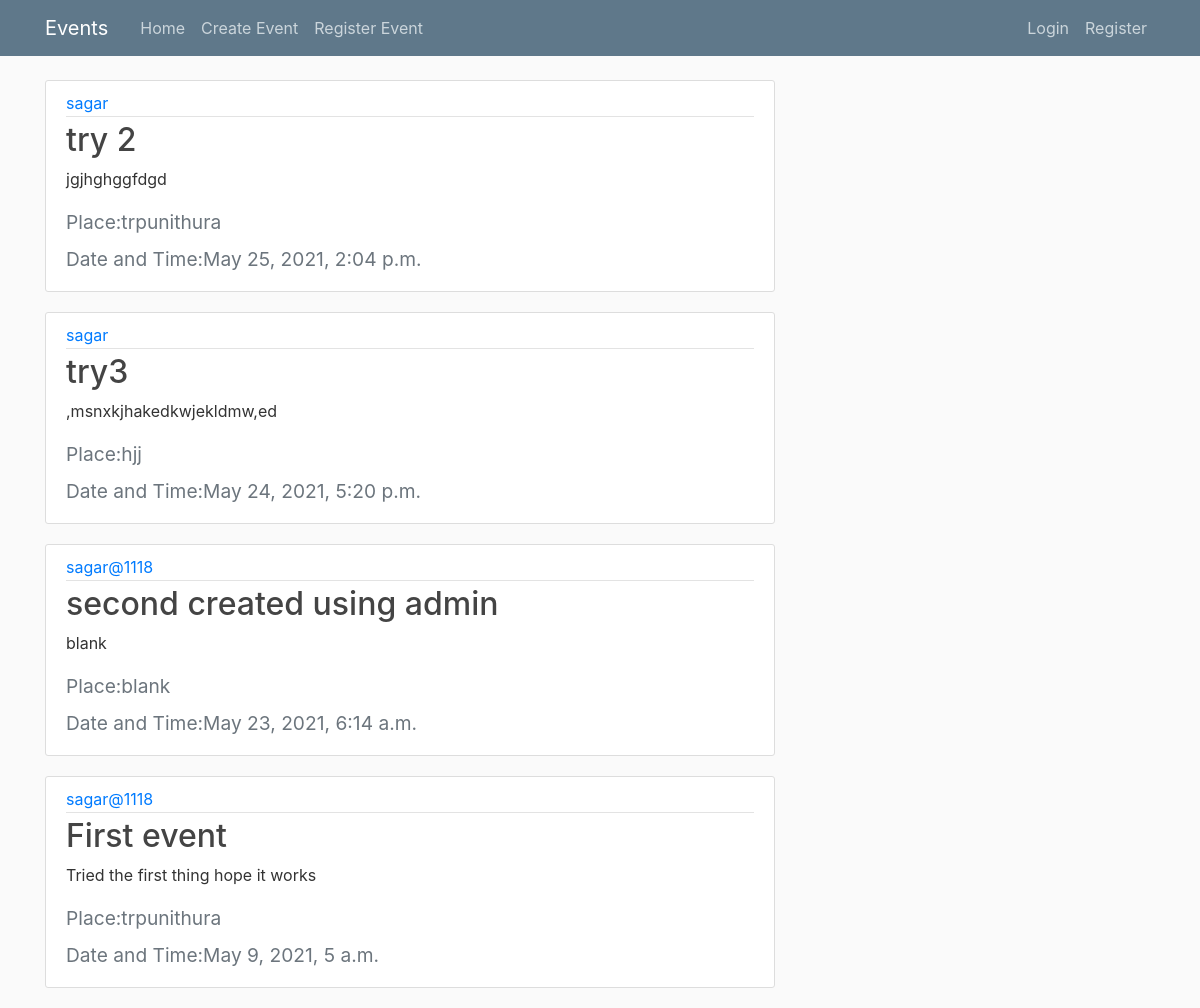
The page / on the database its author committed.
### events/models.py (models this page shows, shortened)
class event(models.Model):
    program= models.CharField(max_length=100)
    about=models.TextField()
    time=models.DateTimeField(default=timezone.now)
    venue=models.CharField(max_length=50)
    head=models.ForeignKey(User,on_delete=models.CASCADE)

### events/views.py (the view)
# urls.py: path('', EventListView.as_view(), name='index'),
class EventListView(ListView):
    model = event
    template_name='events/home.html'
    context_object_name='programes'
    ordering=['-time']

### events/templates/events/home.html
{% extends "events/base.html" %}
{% block content %}
    {%for p in programes%}
    <centre>
    <article class="media content-section">
          <div class="media-body">
            <div class="article-metadata">
              <a class="mr-2" href="#">{{ p.head}}</a>
            </div>
            <h2><a class="article-title" href="{% url 'event-detail' p.id %}">{{ p.program }}</a></h2>
            <p class="article-content">{{ p.about }}</p>
            <h4><small class="text-muted">Place:{{ p.venue}}</small></h4>
            <h4><small class="text-muted">Date and Time:{{ p.time}}</small></h4>
          </div>
        </article>
      </centre>
    {%endfor%}
{%endblock content%}

### events/templates/events/base.html (shortened to what this page needs)
{% load static %}
<!DOCTYPE html>
<html>
<head>
    <link rel="stylesheet" href="https://stackpath.bootstrapcdn.com/bootstrap/4.3.1/css/bootstrap.min.css">
<link rel="stylesheet" type="text/css" href="{% static 'events/main.css' %}">
</head>
<body>
    <header class="site-header">
        <nav class="navbar navbar-expand-md navbar-dark bg-steel fixed-top">
          <div class="container">
            <a class="navbar-brand mr-4" href="{% url 'index' %}">Events</a>
            <div class="collapse navbar-collapse" id="navbarToggle">
              <div class="navbar-nav mr-auto">
                <a class="nav-item nav-link" href="{% url 'index' %}">Home</a>
                <a class="nav-item nav-link" href="{% url 'event-create' %}">Create Event</a>
                <a class="nav-item nav-link" href="#">Register Event</a>
              </div>
              <div class="navbar-nav">
                  {%if user.is_authenticated%}
                  <a class="nav-item nav-link" href="{% url 'profile'%}">Profile</a>
                  <a class="nav-item nav-link" href="{% url 'logout'%}">Logout</a>
                  {%else%}
                    <a class="nav-item nav-link" href="{% url 'login'%}">Login</a>
                    <a class="nav-item nav-link" href="{%url 'register'%}">Register</a>
                  {%endif%}
                </div>
            </div>
          </div>
        </nav>
      </header>
      <main role="main" class="container">
        <div class="row">
          <div class="col-md-8">
            {% block content %}{% endblock %}
          </div>
        </div>
      </main>
</body>
</html>

### events/static/events/main.css (style rules this page uses)
body { background: #fafafa; color: #333333; margin-top: 5rem; }
h1, h2, h3, h4, h5, h6 { color: #444444; }
.bg-steel { background-color: #5f788a; }
.site-header .navbar-nav .nav-link { color: #cbd5db; }
.content-section { background: #ffffff; padding: 10px 20px; border: 1px solid #dddddd; border-radius: 3px; margin-bottom: 20px; }
.article-title { color: #444444; }
.article-content { white-space: pre-line; }
.article-metadata { padding-bottom: 1px; margin-bottom: 4px; border-bottom: 1px solid #e3e3e3 }

### rows shown on the page
event: head "sagar", program "try 2", about "jgjhghggfdgd", venue "trpunithura", time "May 25, 2021, 2:04 p.m."
event: head "sagar", program "try3", about ",msnxkjhakedkwjekldmw,ed", venue "hjj", time "May 24, 2021, 5:20 p.m."
event: head "sagar@1118", program "second created using admin", about "blank", venue "blank", time "May 23, 2021, 6:14 a.m."
event: head "sagar@1118", program "First event", about "Tried the first thing hope it works", venue "trpunithura", time "May 9, 2021, 5 a.m."
